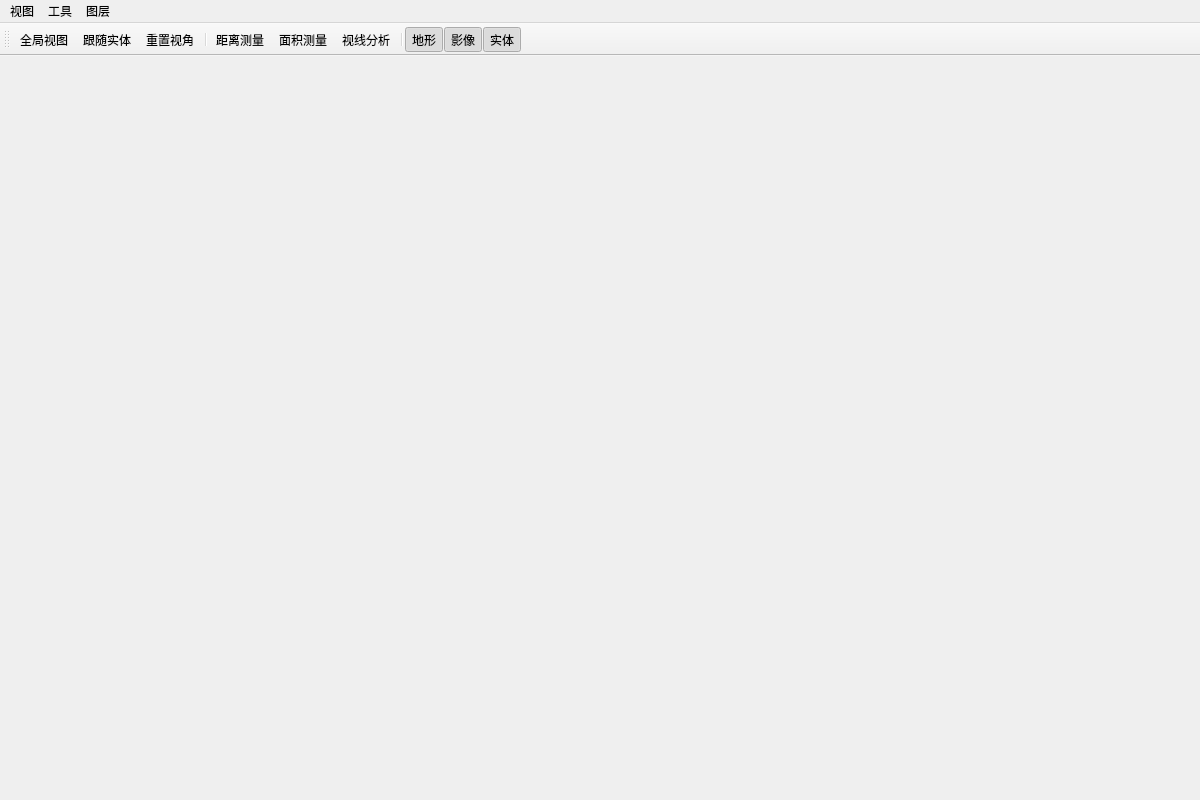
<?xml version="1.0" encoding="UTF-8"?>
<ui version="4.0">
 <class>ThreeDimensionalViewWidget</class>
 <widget class="QMainWindow" name="ThreeDimensionalViewWidget">
  <property name="geometry">
   <rect>
    <x>0</x>
    <y>0</y>
    <width>1200</width>
    <height>800</height>
   </rect>
  </property>
  <property name="windowTitle">
   <string>三维态势显示 - 反辐射无人机仿真系统</string>
  </property>
  <widget class="QWidget" name="centralwidget">
   <layout class="QHBoxLayout" name="horizontalLayout">
    <!-- 左侧面板 -->
    <widget class="QSplitter" name="splitter">
     <property name="orientation">
      <enum>Qt::Horizontal</enum>
     </property>
     <property name="handleWidth">
      <number>6</number>
     </property>
     <!-- 左侧实体列表区域 -->
     <widget class="QWidget" name="leftPanel">
      <property name="minimumWidth">
       <number>280</number>
      </property>
      <property name="maximumWidth">
       <number>350</number>
      </property>
      <layout class="QVBoxLayout" name="verticalLayout_2">
       <item>
        <widget class="QLabel" name="labelTitle">
         <property name="text">
          <string>战场实体</string>
         </property>
         <property name="alignment">
          <set>Qt::AlignCenter</set>
         </property>
         <property name="font">
          <font>
           <pointsize>12</pointsize>
           <weight>75</weight>
          </font>
         </property>
        </widget>
       </item>
       <item>
        <widget class="QLineEdit" name="editFilter">
         <property name="placeholderText">
          <string>过滤实体 (输入ID或类型)...</string>
         </property>
         <property name="clearButtonEnabled">
          <bool>true</bool>
         </property>
        </widget>
       </item>
       <item>
        <widget class="QListWidget" name="listEntities">
         <property name="alternatingRowColors">
          <bool>true</bool>
         </property>
         <item>
          <property name="text">
           <string>UAV-001 (反辐射无人机) [攻击]</string>
          </property>
         </item>
         <item>
          <property name="text">
           <string>UAV-002 (反辐射无人机) [搜索]</string>
          </property>
         </item>
         <item>
          <property name="text">
           <string>UAV-003 (反辐射无人机) [规避]</string>
          </property>
         </item>
         <item>
          <property name="text">
           <string>RAD-01 (预警雷达) [工作]</string>
          </property>
         </item>
         <item>
          <property name="text">
           <string>SAM-01 (防空系统) [跟踪]</string>
          </property>
         </item>
         <item>
          <property name="text">
           <string>AC-01 (作战飞机) [巡航]</string>
          </property>
         </item>
         <item>
          <property name="text">
           <string>BM-01 (弹道导弹) [飞行中]</string>
          </property>
         </item>
        </widget>
       </item>
       <item>
        <widget class="QGroupBox" name="groupBoxLayers">
         <property name="title">
          <string>图层控制</string>
         </property>
         <layout class="QVBoxLayout" name="verticalLayout">
          <item>
           <widget class="QCheckBox" name="checkTerrain">
            <property name="text">
             <string>地形</string>
            </property>
            <property name="checked">
             <bool>true</bool>
            </property>
           </widget>
          </item>
          <item>
           <widget class="QCheckBox" name="checkImagery">
            <property name="text">
             <string>卫星影像</string>
            </property>
            <property name="checked">
             <bool>true</bool>
            </property>
           </widget>
          </item>
          <item>
           <widget class="QCheckBox" name="checkEntities">
            <property name="text">
             <string>实体模型</string>
            </property>
            <property name="checked">
             <bool>true</bool>
            </property>
           </widget>
          </item>
          <item>
           <widget class="QCheckBox" name="checkGrid">
            <property name="text">
             <string>网格</string>
            </property>
           </widget>
          </item>
          <item>
           <widget class="QCheckBox" name="checkThreat">
            <property name="text">
             <string>威胁区域</string>
            </property>
           </widget>
          </item>
         </layout>
        </widget>
       </item>
       <item>
        <spacer name="verticalSpacer">
         <property name="orientation">
          <enum>Qt::Vertical</enum>
         </property>
         <property name="sizeHint" stdset="0">
          <size>
           <width>20</width>
           <height>40</height>
          </size>
         </property>
        </spacer>
       </item>
      </layout>
     </widget>
     <!-- 中央三维视图区域 -->
     <widget class="QWidget" name="viewPanel">
      <layout class="QVBoxLayout" name="verticalLayout_3">
       <item>
        <widget class="QLabel" name="labelViewPlaceholder">
         <property name="text">
          <string>&lt;html&gt;&lt;head/&gt;&lt;body&gt;&lt;p align=&quot;center&quot;&gt;&lt;span style=&quot; font-size:16pt; font-weight:600; color:#808080;&quot;&gt;三维视图区域&lt;/span&gt;&lt;/p&gt;&lt;p align=&quot;center&quot;&gt;&lt;span style=&quot; color:#808080;&quot;&gt;此处将嵌入 OpenGL 或 Cesium 三维渲染控件。&lt;/span&gt;&lt;/p&gt;&lt;/body&gt;&lt;/html&gt;</string>
         </property>
         <property name="alignment">
          <set>Qt::AlignCenter</set>
         </property>
         <property name="wordWrap">
          <bool>true</bool>
         </property>
         <property name="styleSheet">
          <string notr="true">background-color: #1a1a2a; color: white; border: 1px solid #333;</string>
         </property>
        </widget>
       </item>
      </layout>
     </widget>
     <!-- 右侧属性面板（可折叠/停靠） -->
     <widget class="QDockWidget" name="dockProperties">
      <property name="features">
       <set>QDockWidget::DockWidgetClosable|QDockWidget::DockWidgetMovable|QDockWidget::DockWidgetFloatable</set>
      </property>
      <property name="windowTitle">
       <string>实体属性</string>
      </property>
      <widget class="QWidget" name="dockContents">
       <layout class="QVBoxLayout" name="verticalLayout_4">
        <item>
         <widget class="QLabel" name="labelPropTitle">
          <property name="text">
           <string>&lt;b&gt;UAV-001&lt;/b&gt;</string>
          </property>
         </widget>
        </item>
        <item>
         <widget class="QFrame" name="frame">
          <property name="frameShape">
           <enum>QFrame::StyledPanel</enum>
          </property>
          <property name="frameShadow">
           <enum>QFrame::Raised</enum>
          </property>
          <layout class="QFormLayout" name="formLayout">
           <item row="0" column="0">
            <widget class="QLabel" name="labelType">
             <property name="text">
              <string>类型：</string>
             </property>
            </widget>
           </item>
           <item row="0" column="1">
            <widget class="QLabel" name="labelTypeValue">
             <property name="text">
              <string>反辐射无人机</string>
             </property>
            </widget>
           </item>
           <item row="1" column="0">
            <widget class="QLabel" name="labelPos">
             <property name="text">
              <string>位置：</string>
             </property>
            </widget>
           </item>
           <item row="1" column="1">
            <widget class="QLabel" name="labelPosValue">
             <property name="text">
              <string>125.32, 78.56</string>
             </property>
            </widget>
           </item>
           <item row="2" column="0">
            <widget class="QLabel" name="labelAltitude">
             <property name="text">
              <string>高度：</string>
             </property>
            </widget>
           </item>
           <item row="2" column="1">
            <widget class="QLabel" name="labelAltitudeValue">
             <property name="text">
              <string>3500 m</string>
             </property>
            </widget>
           </item>
           <item row="3" column="0">
            <widget class="QLabel" name="labelSpeed">
             <property name="text">
              <string>速度：</string>
             </property>
            </widget>
           </item>
           <item row="3" column="1">
            <widget class="QLabel" name="labelSpeedValue">
             <property name="text">
              <string>280 km/h</string>
             </property>
            </widget>
           </item>
           <item row="4" column="0">
            <widget class="QLabel" name="labelStatus">
             <property name="text">
              <string>状态：</string>
             </property>
            </widget>
           </item>
           <item row="4" column="1">
            <widget class="QLabel" name="labelStatusValue">
             <property name="text">
              <string>攻击中</string>
             </property>
            </widget>
           </item>
           <item row="5" column="0">
            <widget class="QLabel" name="labelAmmo">
             <property name="text">
              <string>剩余弹药：</string>
             </property>
            </widget>
           </item>
           <item row="5" column="1">
            <widget class="QLabel" name="labelAmmoValue">
             <property name="text">
              <string>2/4</string>
             </property>
            </widget>
           </item>
           <item row="6" column="0">
            <widget class="QLabel" name="labelTarget">
             <property name="text">
              <string>当前目标：</string>
             </property>
            </widget>
           </item>
           <item row="6" column="1">
            <widget class="QLabel" name="labelTargetValue">
             <property name="text">
              <string>RAD-01</string>
             </property>
            </widget>
           </item>
          </layout>
         </widget>
        </item>
       </layout>
      </widget>
     </widget>
    </widget>
   </layout>
  </widget>
  <widget class="QMenuBar" name="menubar">
   <property name="geometry">
    <rect>
     <x>0</x>
     <y>0</y>
     <width>1200</width>
     <height>22</height>
    </rect>
   </property>
   <widget class="QMenu" name="menuView">
    <property name="title">
     <string>视图</string>
    </property>
    <addaction name="actionGlobalView"/>
    <addaction name="actionFollowEntity"/>
    <addaction name="actionResetView"/>
   </widget>
   <widget class="QMenu" name="menuTools">
    <property name="title">
     <string>工具</string>
    </property>
    <addaction name="actionMeasureDistance"/>
    <addaction name="actionMeasureArea"/>
    <addaction name="actionLineOfSight"/>
   </widget>
   <widget class="QMenu" name="menuLayers">
    <property name="title">
     <string>图层</string>
    </property>
    <addaction name="actionTerrain"/>
    <addaction name="actionImagery"/>
    <addaction name="actionEntities"/>
   </widget>
   <addaction name="menuView"/>
   <addaction name="menuTools"/>
   <addaction name="menuLayers"/>
  </widget>
  <widget class="QToolBar" name="toolBar">
   <property name="windowTitle">
    <string>toolBar</string>
   </property>
   <attribute name="toolBarArea">
    <enum>TopToolBarArea</enum>
   </attribute>
   <attribute name="toolBarBreak">
    <bool>false</bool>
   </attribute>
   <addaction name="actionGlobalView"/>
   <addaction name="actionFollowEntity"/>
   <addaction name="actionResetView"/>
   <addaction name="separator"/>
   <addaction name="actionMeasureDistance"/>
   <addaction name="actionMeasureArea"/>
   <addaction name="actionLineOfSight"/>
   <addaction name="separator"/>
   <addaction name="actionTerrain"/>
   <addaction name="actionImagery"/>
   <addaction name="actionEntities"/>
  </widget>
  <widget class="QStatusBar" name="statusbar">
   <property name="sizeGripEnabled">
    <bool>false</bool>
   </property>
  </widget>
  <action name="actionGlobalView">
   <property name="text">
    <string>全局视图</string>
   </property>
   <property name="toolTip">
    <string>切换到全局俯视视角</string>
   </property>
  </action>
  <action name="actionFollowEntity">
   <property name="text">
    <string>跟随实体</string>
   </property>
   <property name="toolTip">
    <string>相机跟随选中实体</string>
   </property>
  </action>
  <action name="actionResetView">
   <property name="text">
    <string>重置视角</string>
   </property>
  </action>
  <action name="actionMeasureDistance">
   <property name="text">
    <string>距离测量</string>
   </property>
  </action>
  <action name="actionMeasureArea">
   <property name="text">
    <string>面积测量</string>
   </property>
  </action>
  <action name="actionLineOfSight">
   <property name="text">
    <string>视线分析</string>
   </property>
  </action>
  <action name="actionTerrain">
   <property name="text">
    <string>地形</string>
   </property>
   <property name="checkable">
    <bool>true</bool>
   </property>
   <property name="checked">
    <bool>true</bool>
   </property>
  </action>
  <action name="actionImagery">
   <property name="text">
    <string>影像</string>
   </property>
   <property name="checkable">
    <bool>true</bool>
   </property>
   <property name="checked">
    <bool>true</bool>
   </property>
  </action>
  <action name="actionEntities">
   <property name="text">
    <string>实体</string>
   </property>
   <property name="checkable">
    <bool>true</bool>
   </property>
   <property name="checked">
    <bool>true</bool>
   </property>
  </action>
 </widget>
 <resources/>
 <connections/>
</ui>
